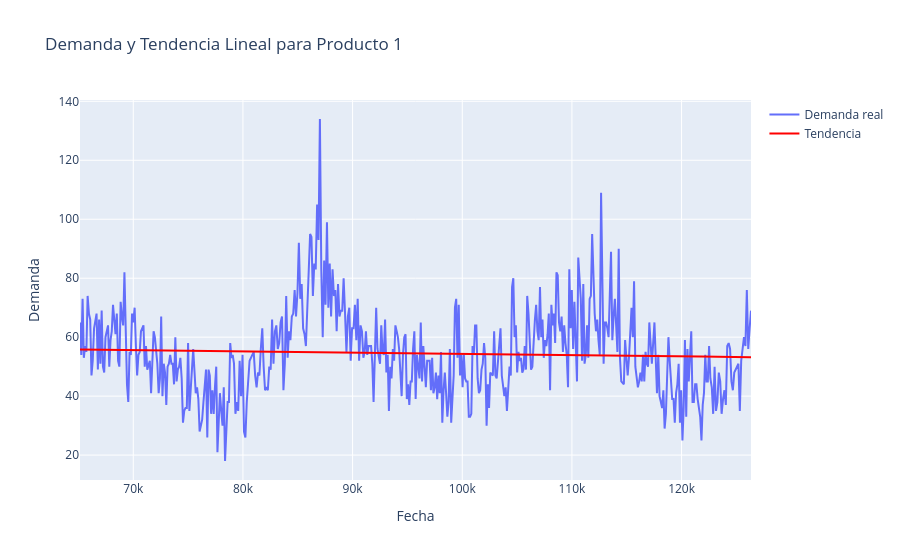

Notebook cell for this chart:
### Code cell
# Verificar que la regresión lineal se haga correctamente
model_1, slope_1, slope_1_stderr = fit_linear_model(demanda_after, 1)
product_data = demanda_after[demanda_after["id_producto"] == 1].copy()
product_data["t"] = np.arange(len(product_data))
product_data["trend"] = model_1.predict(sm.add_constant(product_data["t"]))

fig = go.Figure()

fig.add_trace(
    go.Scatter(x=product_data["t"], y=product_data["demanda"], name="Demanda real")
)
fig.add_trace(
    go.Scatter(
        x=product_data["t"],
        y=product_data["trend"],
        name="Tendencia",
        line=dict(color="red"),
    )
)

fig.update_layout(
    title="Demanda y Tendencia Lineal para Producto 1",
    xaxis_title="Identificador temporal",
    yaxis_title="Demanda",
    showlegend=True,
)

fig.show()

### Figure 1 — Plotly figure (JSON) as saved in the notebook; plotly's stock layout.template omitted (floating-point values rounded to 4 significant figures; data arrays with more than 128 entries replaced by an {"elided": "..."} marker saying what was removed)
{"data": [{"name": "Demanda real", "type": "scatter", "x": {"elided": "492 int values"}, "y": {"elided": "492 int values"}}, {"line": {"color": "red"}, "name": "Tendencia", "type": "scatter", "x": {"elided": "492 int values"}, "y": {"elided": "492 float values"}}], "layout": {"showlegend": true, "title": {"text": "Demanda y Tendencia Lineal para Producto 1"}, "xaxis": {"title": {"text": "Fecha"}}, "yaxis": {"title": {"text": "Demanda"}}}}
